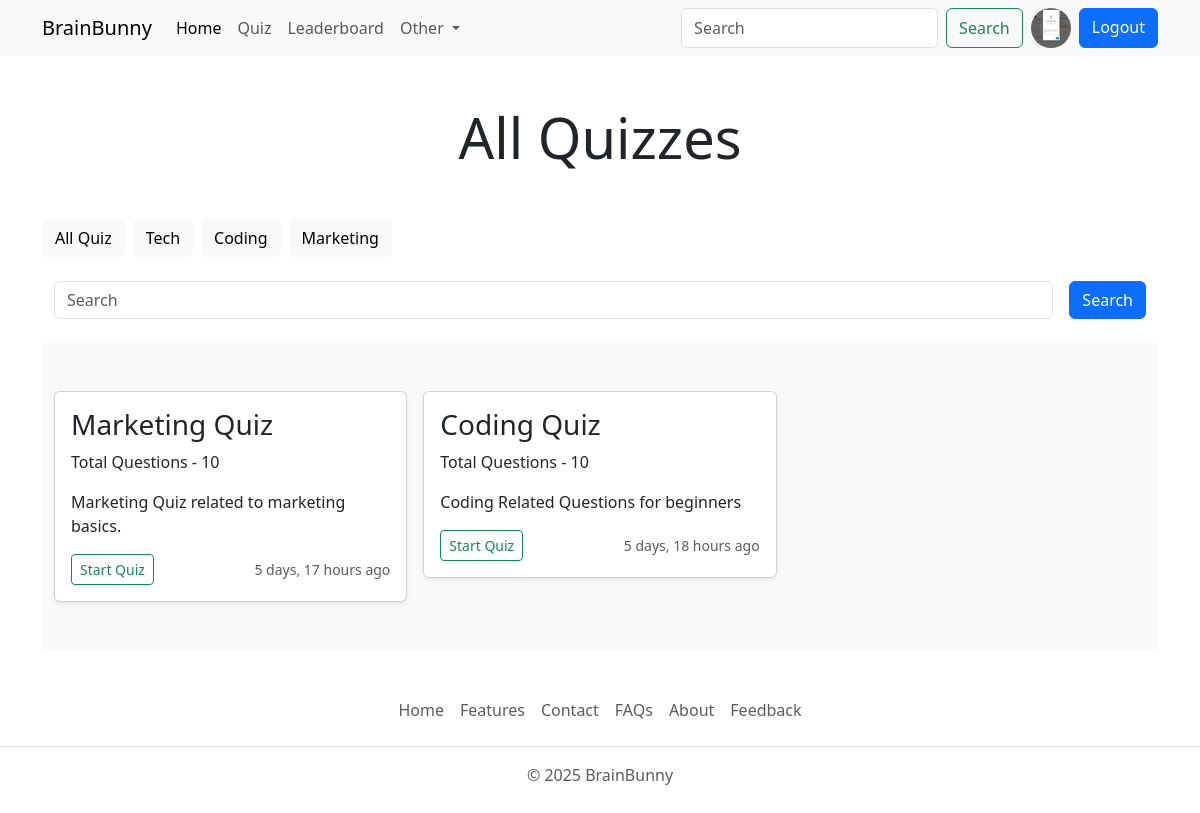
The page /quiz/all_quiz (signed in) on the database its author committed.
### account/models.py (models this page shows, shortened)
class Profile(models.Model):
    user = models.OneToOneField(User,on_delete=models.CASCADE,null=True,verbose_name='User Object')  #Define the relationship
    email_address = models.CharField(max_length=55,unique=True,null=True,verbose_name='Email')
    bio = models.TextField( blank=True,null=True)
    profile_image = models.ImageField(upload_to='profile_images',default='user.png',blank=True,null=True,verbose_name='Profile Pic')
    location = models.CharField(max_length=100,blank=True,null=True)
    GENDER = (
            ('Male','Male'),
            ('Female','Female'),
            ('Other','Other'),
    )
    gender = models.CharField(max_length=6,choices=GENDER,blank=True,null=True)

### quiz/models.py (models this page shows, shortened)
class Category(models.Model):
    name = models.CharField(max_length=15)
    class Meta:
        verbose_name_plural = 'Categories'

class Quiz(models.Model):
    title = models.CharField(max_length=200)
    description = models.TextField()
    category = models.ForeignKey(Category, on_delete = models.CASCADE)
    file = models.FileField(upload_to='quiz/')
    created_at = models.DateTimeField(auto_now_add=True)
    updated_at = models.DateTimeField(auto_now=True)
    class Meta:
        verbose_name_plural = 'Quizzes'

### quiz/views.py (the view)
# urls.py: path('all_quiz',views.all_quiz_view,name = 'all_quiz'),
@login_required(login_url = 'login')
def all_quiz_view(request):
    user_object = User.objects.get(username = request.user)
    user_profile = Profile.objects.get(user = user_object)
    quizzes = Quiz.objects.order_by('-created_at')
    categories = Category.objects.all()
    context = {"user_profile" : user_profile, "quizzes" :  quizzes, "categories" : categories}
    return render(request,'all-quiz.html',context)

### templates/all-quiz.html (shortened to what this page needs)
{% extends "index.html" %}
{% block content %}
    <h2 class="display-4 text-center my-5">All Quizzes</h2>
    <div class="container">
        <div class="d-flex">
            <a href="{% url "all_quiz" %}" class="btn btn-light me-2">All Quiz</a>
            {% for category in categories %}
            <a href="{% url "search" category.name %}" class="btn btn-light me-2">{{category.name}}</a>
            {% endfor %}
        </div>
        <form class="container d-flex my-4" role="search" method = "get" action ="{% url 'search' ' '%}">
            <input name = "q" class="form-control me-2" type="search" placeholder="Search" aria-label="Search" />
            <a href="" type="submit" class="btn btn-primary ms-2">Search</a>
        </form>
        <div class="album py-5 bg-body-tertiary">
            <div class="container">
                <div class="row row-cols-1 row-cols-sm-2 row-cols-md-3 g-3">
                    {% if quizzes|length > 0 %}
                    {% for quiz in quizzes  %}
                    <div class="col">
                        <div class="card shadow-sm">
                            <div class="card-body">
                                <h3>{{quiz.title}}</h3>
                                <p class="card-text">Total Questions - 10</p>
                                <p class="card-text">{{quiz.description | truncatewords:7}}</p>
                                <div class="d-flex justify-content-between align-items-center">
                                    <div class="btn-group">
                                        <a href="{% url "quiz" quiz.id %}" type="button" class="btn btn-sm btn-outline-success">Start Quiz</a>
                                    </div>
                                    <small class="text-body-secondary">{{quiz.created_at | timesince }} ago</small>
                                </div>
                            </div>
                        </div>
                    </div>
                    {% endfor %}
                    {% else %}
                    <div class= 'col-lg-12 col-nd-12 col-12'>
                        <p class = "text-center text-danger fs-5">There is no quiz available for this categoryor search.</p>
                    </div>
                    {% endif %}
                </div>
            </div>
        </div>
    </div>
{% endblock content %}

### templates/components/navbar.html (shortened to what this page needs)
    <nav class="navbar navbar-expand-lg bg-body-tertiary d-none d-lg-block">
        <div class="container">
            <a class="navbar-brand" href="{% url 'home' %}">BrainBunny</a>
            <div class="collapse navbar-collapse" id="navbarSupportedContent">
                <ul class="navbar-nav me-auto mb-2 mb-lg-0">
                    <li class="nav-item">
                        <a class="nav-link active" aria-current="page" href="{% url 'home' %}">Home</a>
                    </li>
                    <li class="nav-item">
                        <a class="nav-link" href="{% url "all_quiz" %}">Quiz</a>
                    </li>
                    <li class="nav-item">
                        <a class="nav-link" href="#">Leaderboard</a>
                    </li>
                    <li class="nav-item dropdown">
                        <a class="nav-link dropdown-toggle" href="#" role="button" data-bs-toggle="dropdown"
                            aria-expanded="false">
                            Other
                        </a>
                    </li>
                </ul>
                <form class="d-flex" role="search">
                    <input class="form-control me-2" type="search" placeholder="Search" aria-label="Search" />
                    <button class="btn btn-outline-success" type="submit">Search</button>
                    {% if request.user.is_authenticated %}
                    <a href="{% url 'profile' request.user.username %}" class=" ms-2  ">
                        <img src = "{{user_profile.profile_image.url}}" alt = "Profile Imaage" height = "40" width = "40" class =  "rounded-circle">
                    </a>
                    <a href="{% url 'logout' %}" class="btn btn-primary ms-2  ">Logout</a>
                    {% else %}
                    <a href="{% url 'login' %}" class="btn btn-primary ms-2  ">Login</a>
                    {% endif %}
                </form>
            </div>
        </div>
    </nav>

### rows shown on the page
Profile: profile_image (picture)
Category: name "Tech"
Category: name "Coding"
Category: name "Marketing"
Quiz: title "Marketing Quiz", description "Marketing Quiz related to marketing basics.", created_at "5 days, 17 hours"
Quiz: title "Coding Quiz", description "Coding Related Questions for beginners", created_at "5 days, 18 hours"
